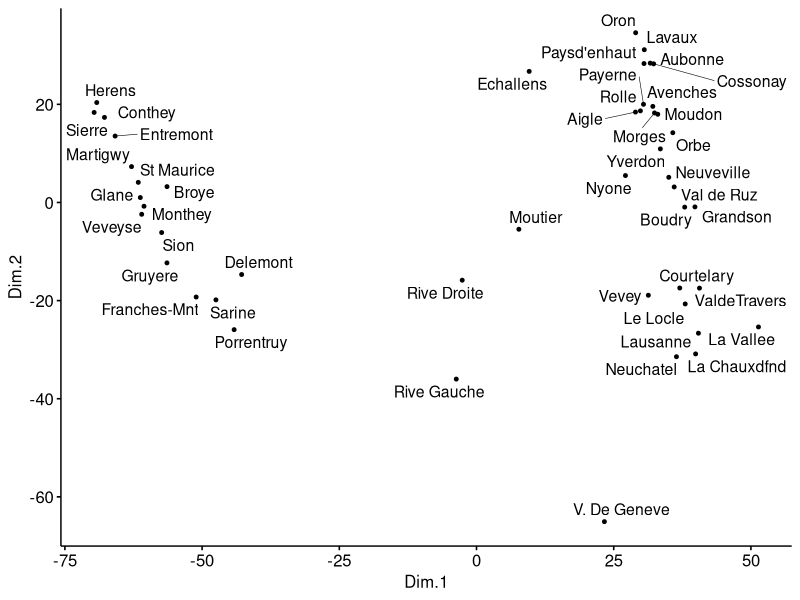
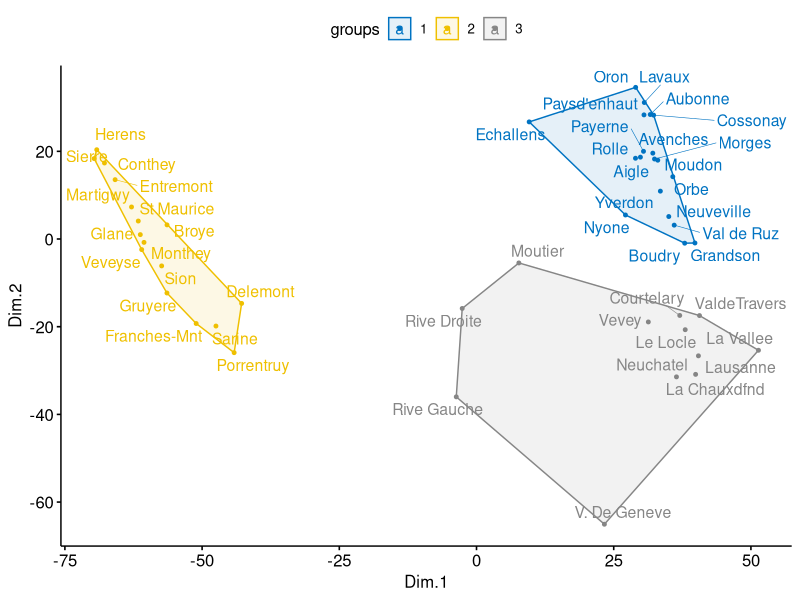
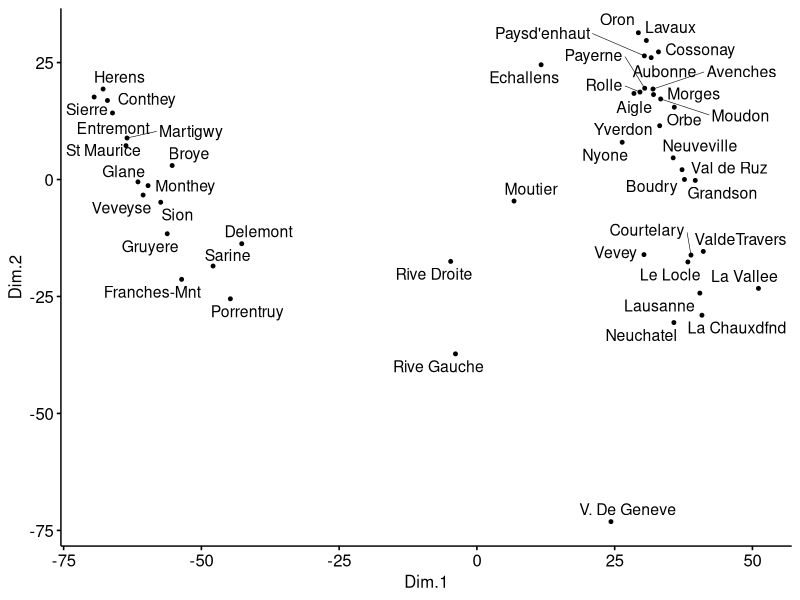
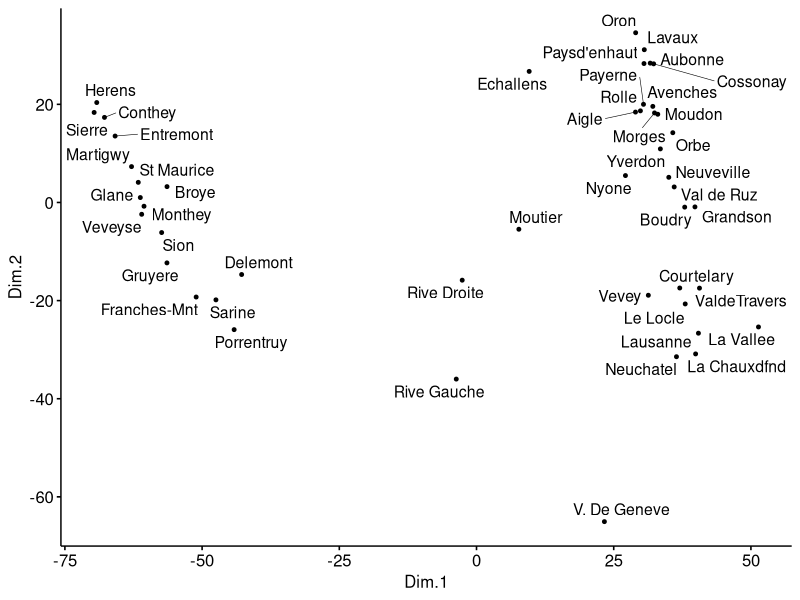
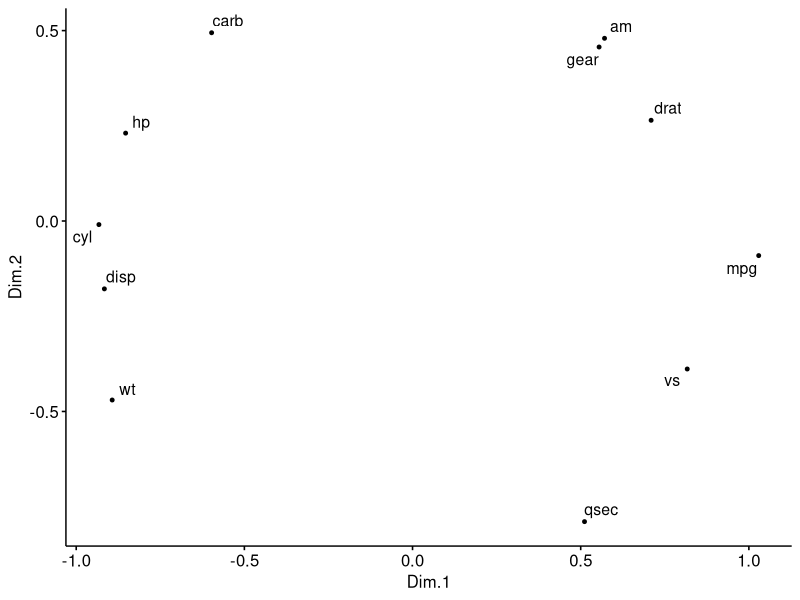

Source code (R) for these figures, in order:
##################################################
###           Análisis Multivariado            ###
###        Escalamiento Multidimensional       ###
##################################################

# El escalamiento multidimensional (EMD) es un enfoque de análisis de datos multivariados que se 
# utiliza para visualizar la similitud/desigualdad entre las muestras mediante el trazado de puntos
# en gráficos bidimensionales.

# EMD devuelve una solución óptima para representar los datos en un espacio de menor dimensión, 
# donde se debe especificar previamente el número de dimensiones k. Por ejemplo, elegir k = 2 
# optimiza las ubicaciones de los objetos para un gráfico de dispersión bidimensional.

# Un algoritmo EMD toma como dato de entrada la matriz de disimilitud, que representa las distancias 
# entre pares de objetos.

# Los datos de entrada para EMD son una matriz de disimilitud que representa las distancias entre 
# pares de objetos.


   # 1. Escalamiento multidimensional clásico
   #    Conserva la métrica de distancia original, entre puntos, lo mejor posible. Esas son las 
   #    distancias ajustadas en el mapa EMD y las distancias originales están en la misma métrica. 
   #    EMD clásico pertenece a la llamada categoría de escalado multidimensional métrico.
   #
   #    También se le conoce como análisis de coordenadas principales. Es adecuado para datos 
   #    cuantitativos.

   # 2. Escalamiento multidimensional no métrico
   #    También se conoce como EMD ordinal. Aquí, no es la métrica de un valor de distancia lo 
   #    que es importante o significativo, sino su valor en relación con las distancias entre 
   #    otros pares de objetos.
   #
   #    EMD ordinal construye distancias ajustadas que están en el mismo orden de rango que la 
   #    distancia original. Por ejemplo, si la distancia de los objetos separados 1 y 5 ocupa el 
   #    quinto lugar en los datos de distancia originales, entonces también debería ocupar el 
   #    quinto lugar en la configuración de EMD.
   #
   #    Es adecuado para datos cualitativos.



#  --------------------
# |     Ejemplo 1.     |
#  --------------------

# Usaremos la base 'swiss': datos socioeconómicos y de fertilidad de 47 provincias de habla 
# francesa en Suiza.
data("swiss")
head(swiss)

# ESCALAMIENTO MULTIDIMENSIONAL CLÁSICO:
# Paquetería requerida:
library(magrittr)
library(dplyr)
library(ggpubr)
library(MASS)
# Ajuste del EMC
mds <- swiss %>%
  dist() %>%          
  cmdscale() %>%
  as_tibble()
colnames(mds) <- c("Dim.1", "Dim.2")
# Graficamos el EMC
ggscatter(mds, x = "Dim.1", y = "Dim.2", 
          label = rownames(swiss),
          size = 1,
          repel = TRUE)
# Podemos crear 3 grupos con ayuda de K-means:
clust <- kmeans(mds, 3)$cluster %>%
  as.factor()
mds <- mds %>%
  mutate(groups = clust)
# Graficamos y coloreamos por grupo:
ggscatter(mds, x = "Dim.1", y = "Dim.2", 
          label = rownames(swiss),
          color = "groups",
          palette = "jco",
          size = 1, 
          ellipse = TRUE,
          ellipse.type = "convex",
          repel = TRUE)


# ESCALAMIENTO MULTIDIMENSIONAL NO MÉTRICO:

# Método Kruskal
mds <- swiss %>%
  dist() %>%          
  isoMDS() %>%
  .$points %>%
  as_tibble()
colnames(mds) <- c("Dim.1", "Dim.2")
# Graficamos:
ggscatter(mds, x = "Dim.1", y = "Dim.2", 
          label = rownames(swiss),
          size = 1,
          repel = TRUE)

# Método Sammon
mds <- swiss %>%
  dist() %>%          
  sammon() %>%
  .$points %>%
  as_tibble()
colnames(mds) <- c("Dim.1", "Dim.2")
# Plot MDS
ggscatter(mds, x = "Dim.1", y = "Dim.2", 
          label = rownames(swiss),
          size = 1,
          repel = TRUE)



#  --------------------
# |     Ejemplo 2.     |
#  --------------------

# Escalamiento Multidimensional para visualizar una matriz de correlación:

# La correlación en realidad mide la similitud, pero es fácil transformarla en una 
# medida de disimilitud. La distancia entre los objetos se puede calcular como
# 1-correlación.

res.cor <- cor(mtcars, method = "spearman")
mds.cor <- (1 - res.cor) %>%
  cmdscale() %>%
  as_tibble()
colnames(mds.cor) <- c("Dim.1", "Dim.2")
ggscatter(mds.cor, x = "Dim.1", y = "Dim.2", 
          size = 1,
          label = colnames(res.cor),
          repel = TRUE)
# Los objetos correlacionados positivos están muy juntos en el mismo lado de la gráfica.